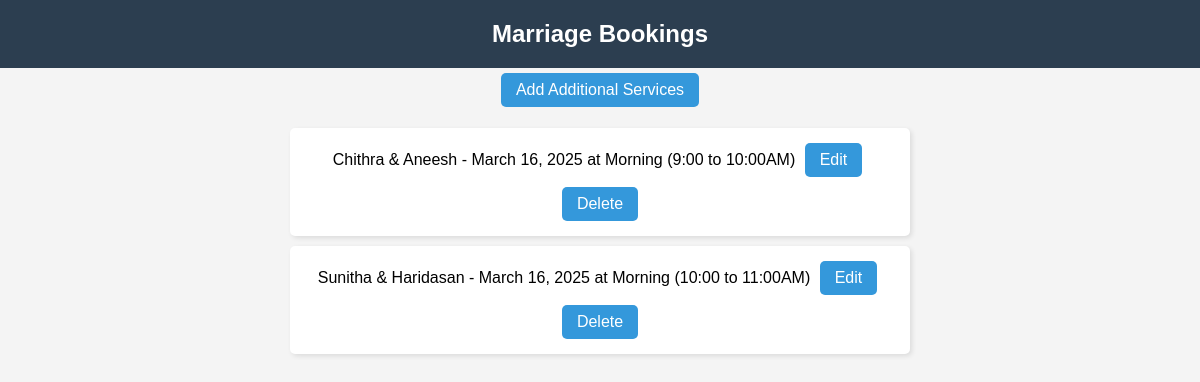
The app's page /marriage-bookings/ (signed in) with its own data.
### temple/models.py (models this page shows, shortened)
class MarriageBooking(models.Model):
    user = models.ForeignKey(User, on_delete=models.CASCADE)
    bride_name = models.CharField(max_length=100)
    groom_name = models.CharField(max_length=100)
    date = models.DateField()
    time_slot = models.CharField(max_length=50)
    services = models.ManyToManyField(OptionalService, blank=True)
    total_amount = models.DecimalField(max_digits=10, decimal_places=2, default=0.00)  # Save total amount
    Payment_status = models.CharField(max_length=200, null=True, default="Pending")
    class Meta:
        unique_together = None

### temple/views.py (the view)
# urls.py: path('marriage-bookings/', temple.views.marriage_bookings, name='marriage_bookings'),
@login_required
def marriage_bookings(request):
    bookings = MarriageBooking.objects.all()
    return render(request, 'adm_marriage_bookings.html', {'bookings': bookings})

### Templates/adm_marriage_bookings.html (shortened to what this page needs)
<!DOCTYPE html>
<html>
<head>
</head>
<body>
    <h2>Marriage Bookings</h2>
    <a href="{% url 'add_marriage_booking' %}">Add Additional Services</a>
    <ul>
        {% for booking in bookings %}
            <li>{{ booking.bride_name }} & {{ booking.groom_name }} - {{ booking.date }} at {{ booking.time_slot }}
                <a href="{% url 'edit_marriage_booking' booking.id %}">Edit</a>
                <a href="{% url 'delete_marriage_booking' booking.id %}">Delete</a>
            </li>
        {% endfor %}
    </ul>
</body>
</html>

### Templates/adm_marriage_bookings.html (style rules this page uses)
body { font-family: Arial, sans-serif; background-color: #f4f4f4; text-align: center; margin: 0; padding: 0; }
h2 { background-color: #2c3e50; color: white; padding: 20px; margin: 0; text-align: center; }
a { display: inline-block; text-decoration: none; background-color: #3498db; color: white; padding: 8px 15px; border-radius: 5px; margin: 5px; }
ul { list-style: none; padding: 0; }
li { background: white; padding: 10px; margin: 10px auto; border-radius: 5px; box-shadow: 2px 2px 5px rgba(0, 0, 0, 0.1); width: 50%; }

### records on screen
MarriageBooking: bride_name "Chithra", groom_name "Aneesh", date "March 16, 2025", time_slot "Morning (9:00 to 10:00AM)"
MarriageBooking: bride_name "Sunitha", groom_name "Haridasan", date "March 16, 2025", time_slot "Morning (10:00 to 11:00AM)"
